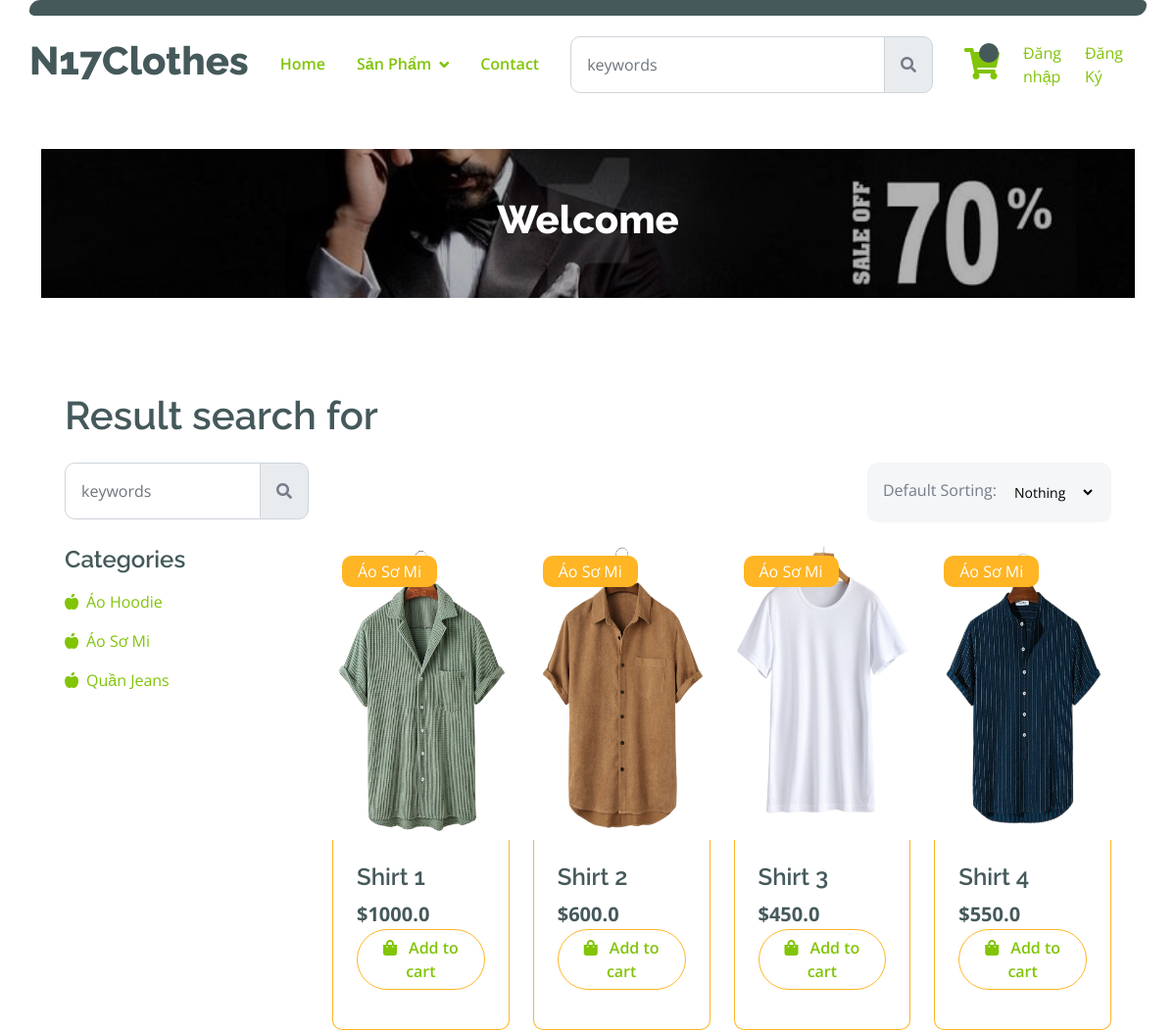
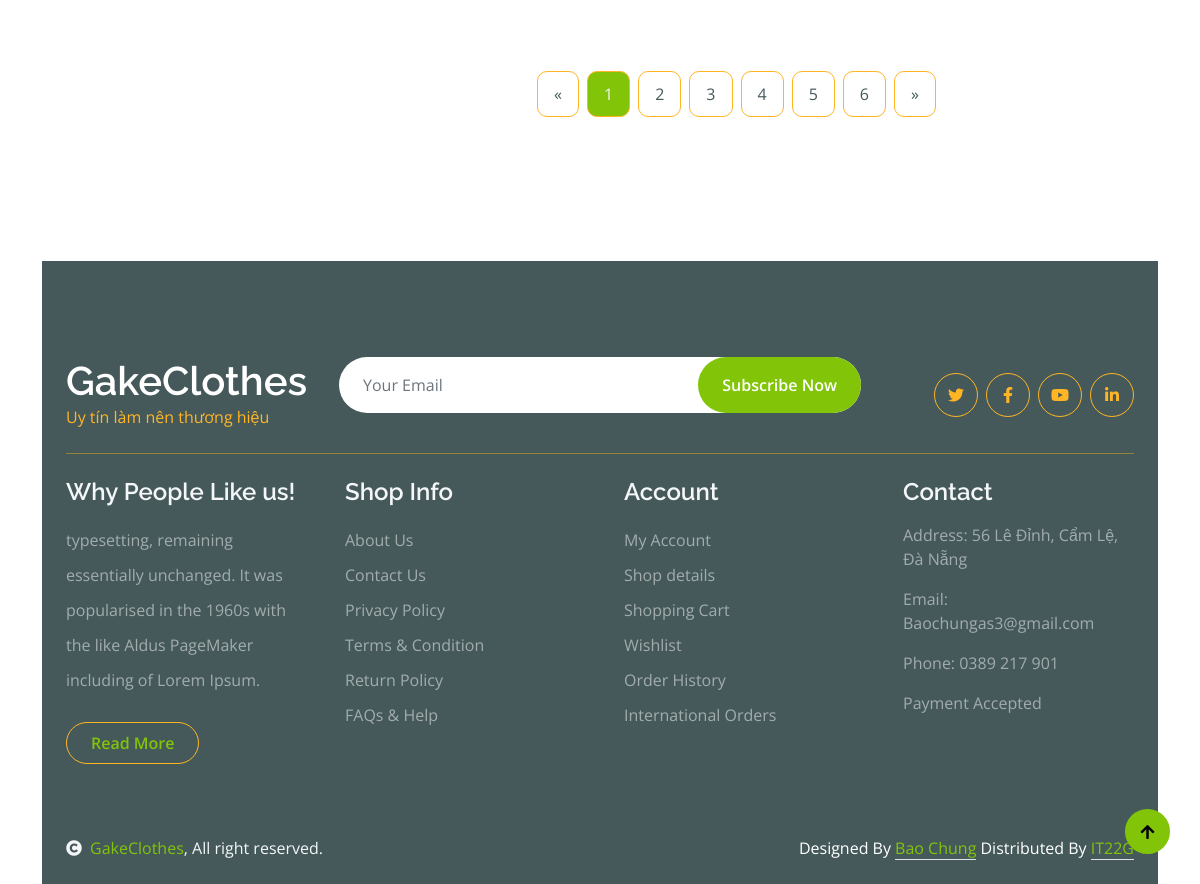
The app's page /category/?category=ao-so-mi with its own data (2 pictures, top to bottom).
### app/models.py (models this page shows, shortened)
class Category(models.Model):
    name = models.CharField(max_length=200, null=True)
    slug = models.SlugField(max_length = 200, unique = True)
    def __str__(self):
        return self.name

class Product(models.Model):
    name = models.CharField(max_length=200, null=True)
    price = models.FloatField()
    quantity = models.IntegerField(default = 0, null = True, blank = True)
    discount = models.FloatField()
    image = models.ImageField(null=True, blank=True, upload_to='products_pics')
    category = models.ForeignKey(Category, on_delete=models.SET_NULL, null=True, blank= True)
    description = models.CharField(max_length=1000, null=True)
    date = models.DateTimeField(auto_now_add=True)
    @property
    def ImageURL(self):
        try:
            url = self.image.url
        except:
            url = ''
        return url

### app/views.py (the view)
# urls.py: path("category/", views.categoryProduct, name="category"),
def categoryProduct(request):
    if request.user.is_authenticated:
        customer = request.user
        order, created = Order.objects.get_or_create(customer = customer, complete = False)
        items = order.orderitem_set.all()
        cartItems = order.get_cart_items
    else:
        items= []
        order = {"get_cart_items":0,"get_cart_total":0 }
    active_category = request.GET.get('category', '')
    if active_category:
        products = Product.objects.filter(category__slug = active_category)
    categories = Category.objects.all()
    context = { 'products':products, 'active_category':active_category, "categories": categories,'items':items, 'order':order }
    return render(request, "app/category.html", context)

### app/templates/app/category.html (shortened to what this page needs)
{% extends "app/base.html" %} {% load static %} {% block category_content %}
<div class="container-fluid fruite py-5">
  <div class="container py-5">
    <h1 class="mb-4">Result search for {{searched}}</h1>
    <div class="row g-4">
      <div class="col-lg-12">
        <div class="row g-4">
          <div class="col-xl-3">
            <div class="input-group w-100 mx-auto d-flex">
              <input
                type="search"
                class="form-control p-3"
                placeholder="keywords"
                aria-describedby="search-icon-1"
              />
              <span id="search-icon-1" class="input-group-text p-3"
                ><i class="fa fa-search"></i
              ></span>
            </div>
          </div>
          <div class="col-6"></div>
          <div class="col-xl-3">
            <div
              class="bg-light ps-3 py-3 rounded d-flex justify-content-between mb-4"
            >
              <label for="fruits">Default Sorting:</label>
              <select
                id="fruits"
                name="fruitlist"
                class="border-0 form-select-sm bg-light me-3"
                form="fruitform"
              >
                <option value="volvo">Nothing</option>
              </select>
            </div>
          </div>
        </div>
        <div class="row g-4">
          <div class="col-lg-3">
            <div class="row g-4">
              <div class="col-lg-12">
                <div class="mb-3">
                  <h4>Categories</h4>
                  <ul class="list-unstyled fruite-categorie">
                    {% for category in  categories %}
                    <li>
                      <div class="d-flex justify-content-between fruite-name">
                        <a href="{% url 'category' %}?category={{category.slug}}"
                          ><i class="fas fa-apple-alt me-2"></i>{{category.name}}</a
                        >
                      </div>
                    </li>
                    {% endfor %}
                  </ul>
                </div>
              </div>
            </div>
          </div>
          <div class="col-lg-9">
            <div class="row g-4 justify-content-center">
              {% for product in products%}
              <div class="col-md-6 col-lg-4 col-xl-3">
                  <a href="{% url 'details'%}?id={{product.id}}">
                  <div class="rounded position-relative fruite-item">
                    <div class="fruite-img">
                      <img
                        src="{{product.ImageURL}}"
                        class=" w-100 rounded-top"
                        height="300px"
                      />
                    </div>
                    <div
                      class="text-white bg-secondary px-3 py-1 rounded position-absolute"
                      style="top: 10px; left: 10px"
                    >
                      {{product.category}}
                    </div>
                    <div
                      class="p-4 border border-secondary border-top-0 rounded-bottom"
                    >
                      <h4>{{product.name}}</h4>
                      <div class="d-flex justify-content-between flex-lg-wrap">
                        <p class="text-dark fs-5 fw-bold mb-0">
                          ${{product.price}}
                        </p>
                        <p
                          href="!#"
                          data-product="{{product.id}}"
                          data-action="add"
                          class="btn border border-secondary rounded-pill px-3 text-primary updated-cart"
                        >
                          <i class="fa fa-shopping-bag me-2 text-primary updated-cart "    data-product="{{product.id}}"
                          data-action="add"></i>
                          Add to cart
                        </p>
                      </div>
                    </div>
                  </div>
                </a>
                </div>
              {% endfor %}
              <div class="col-12">
                <div class="pagination d-flex justify-content-center mt-5">
                  <a href="#" class="rounded">&laquo;</a>
                  <a href="#" class="active rounded">1</a>
                  <a href="#" class="rounded">2</a>
                  <a href="#" class="rounded">3</a>
                  <a href="#" class="rounded">4</a>
                  <a href="#" class="rounded">5</a>
                  <a href="#" class="rounded">6</a>
                  <a href="#" class="rounded">&raquo;</a>
                </div>
              </div>
            </div>
          </div>
        </div>
      </div>
    </div>
  </div>
</div>
{% endblock category_content %}

### app/static/app/clothes/css/style.css (style rules this page uses)
.btn { font-weight: 600; transition: .5s; }
.btn.border-secondary { transition: 0.5s; }
.fruite .fruite-categorie .fruite-name { line-height: 40px; }
.fruite .fruite-categorie .fruite-name a { transition: 0.5s; }
.fruite .fruite-item { height: 100%; transition: 0.5s; }
.fruite .fruite-item .fruite-img { overflow: hidden; transition: 0.5s; border-radius: 10px 10px 0 0; }
.fruite .fruite-item .fruite-img img { transition: 0.5s; }
.pagination { display: inline-block; }
.pagination a { color: var(--bs-dark); padding: 10px 16px; text-decoration: none; transition: 0.5s; border: 1px solid var(--bs-secondary); margin: 0 4px; }
.pagination a.active { background-color: var(--bs-primary); color: var(--bs-light); border: 1px solid var(--bs-secondary); }
input { width: 100%; padding: 1em; border: 1px solid hsl(246, 25%, 77%); border-radius: 5px; color: hsl(249, 10%, 26%); font-weight: 700; position: relative; }

### records on screen
Category: name "Áo Hoodie"
Category: name "Áo Sơ Mi"
Category: name "Quần Jeans"
Product: ImageURL (picture), category "Áo Sơ Mi", name "Shirt 1", price "1000.0"
Product: ImageURL (picture), category "Áo Sơ Mi", name "Shirt 2", price "600.0"
Product: ImageURL (picture), category "Áo Sơ Mi", name "Shirt 3", price "450.0"
Product: ImageURL (picture), category "Áo Sơ Mi", name "Shirt 4", price "550.0"
